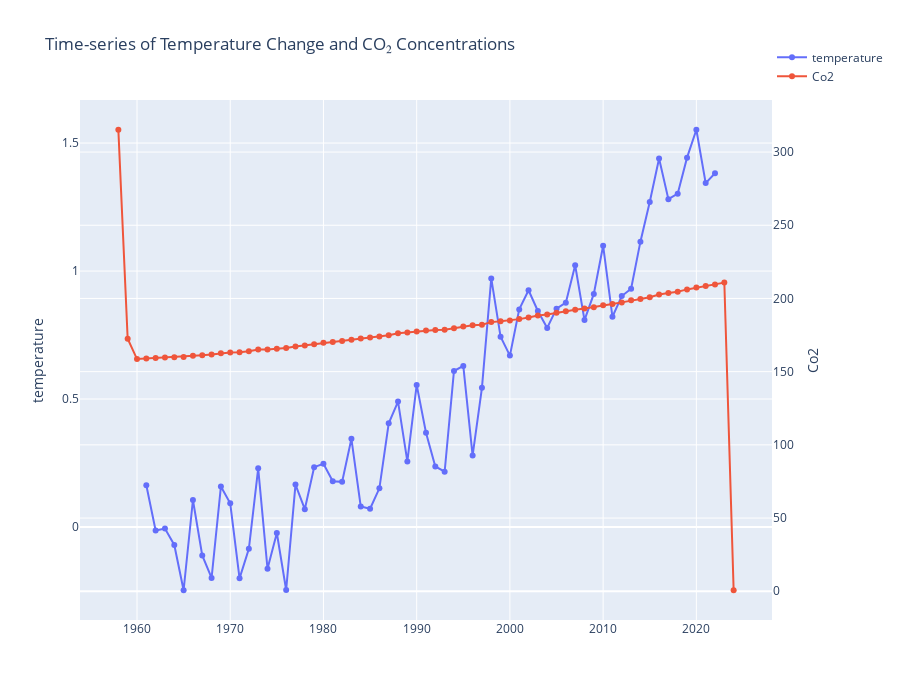

Notebook code cell kept with this figure:
### Code cell
fig=go.Figure()
fig.add_trace(go.Scatter(x=temperature_data['year'],y=temperature_data['temp_mean'],mode='lines+markers',yaxis='y1',name='temperature'))
fig.add_trace(go.Scatter(x=carbon_o2['year'],y=carbon_o2['carbon_mean'],mode='lines+markers',yaxis='y2',name='Co2'))
fig.update_layout(title="Time-series of Temperature Change and CO₂ Concentrations", yaxis1=dict(title='temperature'),
yaxis2=dict(title='Co2',overlaying='y',side='right'),
legend=dict(x=1,y=1.11),
                  height=700,
                  width=900
                  )

fig.show()
